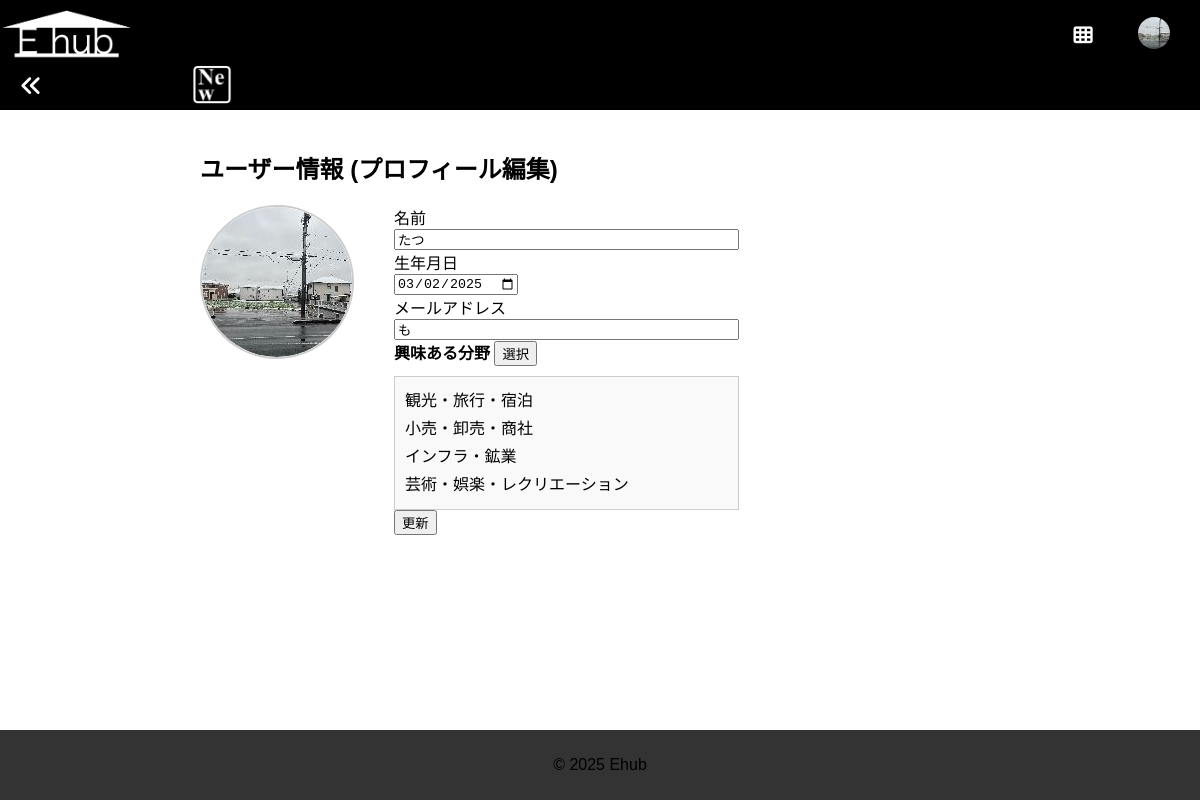
/user_profile (signed in), run on the app's committed database.
### models.py (models this page shows, shortened)
class User(UserMixin, db.Model):
    __tablename__ = 'user'  # 明示的にテーブル名を指定
    id = db.Column(db.Integer, primary_key=True)
    username = db.Column(db.String(64), nullable=False, unique=True)
    password_hash = db.Column(db.String(128), nullable=False)
    name = db.Column(db.String(100))
    birthdate = db.Column(db.Date)
    email = db.Column(db.String(120))
    topphoto = db.Column(db.String(255))  # 例: "user_1_topphoto.png"
    interests = db.relationship(
        'Category',
        secondary=user_interests,
        backref='users',
        lazy='dynamic'
    )
    ideas = db.relationship('Idea', backref='author', lazy='dynamic')
    notifications = db.relationship(
        'Notification',
        foreign_keys='Notification.user_id',
        backref='recipient',
        lazy='dynamic'
    )
    followers = db.relationship(
        'User',
        secondary=user_follows,
        primaryjoin=(user_follows.c.followed_id == id),
        secondaryjoin=(user_follows.c.follower_id == id),
        backref=db.backref('following', lazy='dynamic'),
        lazy='dynamic'
    )

class Category(db.Model):
    id = db.Column(db.Integer, primary_key=True)
    name = db.Column(db.String(64), nullable=False, unique=True)

### app.py (the view, shortened to what this page needs)
@app.route('/user_profile', methods=['GET', 'POST'])
@login_required
def user_profile():
    form = UserProfileForm(obj=current_user)
    all_categories = Category.query.order_by(Category.id).all()
    user_interests = current_user.interests.all()
    return render_template(
        'user_profile.html',
        form=form,
        all_categories=all_categories,
        user_interests=user_interests
    )

### forms.py
class UserProfileForm(FlaskForm):
    name = StringField('名前', validators=[DataRequired()])
    birthdate = DateField('生年月日', format='%Y-%m-%d', validators=[DataRequired()])
    email = StringField('メールアドレス', validators=[DataRequired()])
    topphoto = FileField('Topphoto')  # 写真アップロード用
    interests = SelectMultipleField(
        '興味のある分野',
        coerce=int,
        option_widget=CheckboxInput(),
        widget=ListWidget(prefix_label=False)
    )
    submit = SubmitField('更新')

### app.py (called while the page is built)
@login_manager.user_loader
def load_user(user_id):
    return User.query.get(int(user_id))

### templates/user_profile.html (shortened to what this page needs)
{% extends "base.html" %}
{% block content %}
<div class="profile-edit-container">
  <h2 class="profile-header-title">ユーザー情報 (プロフィール編集)</h2>
  <div class="profile-layout">
    <div class="profile-photo-side">
      <div class="profile-photo-container" id="profilePhotoContainer">
        <img id="profilePhotoPreview"
             src="{% if current_user.topphoto %}
                    {{ url_for('static', filename='uploads/' ~ current_user.topphoto) }}
                  {% else %}
                    {{ url_for('static', filename='images/default_user.png') }}
                 {% endif %}"
             alt="Profile Photo">
      </div>
    </div>
    <div class="profile-form-side">
      <form method="POST" enctype="multipart/form-data">
        <div>
          {{ form.name.label }}<br>
          {{ form.name(size=40) }}
        </div>
        <div>
          {{ form.birthdate.label }}<br>
          {{ form.birthdate() }}
        </div>
        <div>
          {{ form.email.label }}<br>
          {{ form.email(size=40) }}
        </div>
        <div>
          <strong>興味ある分野</strong>
          <button type="button" id="selectInterestsBtn">選択</button>
          <div id="selectedInterestsDisplay" class="interests-display">
            {% if user_interests %}
              {% for cat in user_interests %}
                <div>{{ cat.name }}</div>
              {% endfor %}
            {% else %}
              <div>まだ選択されていません。</div>
            {% endif %}
          </div>
        </div>
        <button type="submit">更新</button>
      </form>
    </div>
  </div>
</div>
<link rel="stylesheet" href="{{ url_for('static', filename='css/cropper.min.css') }}">
{% endblock %}

### templates/base.html (shortened to what this page needs)
<!DOCTYPE html>
<html lang="ja">
<head>
    <link rel="stylesheet"
      href="https://cdnjs.cloudflare.com/ajax/libs/font-awesome/6.2.0/css/all.min.css"
 />
    <link rel="stylesheet" href="{{ url_for('static', filename='style.css') }}">
</head>
<body class="{{ body_class|default('') }}">
    <header>
        <div class="header-left">
            <h1>
                <a href="{{ url_for('index') }}">
                    <img src="{{ url_for('static', filename='images/ehub_logo.png') }}"
                        alt="Ehub Logo"
                        class="ehub-logo">
                </a>
            </h1>
        </div>
        <div class="header-right" style="display: flex; align-items: center; justify-content: flex-end; gap: 15px;">
          <div class="app-menu-container">
              <button type="button" class="app-menu-btn">
                  <i class="fa-solid fa-th"></i>
              </button>
          </div>
          {% if current_user.is_authenticated %}
          <div class="user-settings-container">
              <a href="{{ url_for('my_user_info') }}">
                  {% if current_user.topphoto %}
                      <img src="{{ url_for('static', filename='uploads/' ~ current_user.topphoto) }}"
                          alt="Profile"
                          class="topphoto-icon">
                  {% else %}
                      <i class="fa-solid fa-user"></i>
                  {% endif %}
              </a>
          </div>
          {% endif %}
      </div>
      <a href="javascript:history.back();" class="back-button-link">
        <i class="fa-solid fa-angles-left"></i>
      </a>
      <a href="{{ url_for('recent_page') }}" class="recent-icon-link">
        <img src="{{ url_for('static', filename='images/new_recent_icon.png') }}"
            alt="New"
            class="recent-icon-img" />
      </a>
    </header>
    <main>
        {% block content %}{% endblock %}
    </main>
    <footer>
        <p>&copy; 2025 Ehub</p>
    </footer>
</body>
</html>

### static/style.css (style rules this page uses)
body { font-family: Arial, sans-serif; margin: 0; padding: 0; background-color: #fff; color: #000; }
.header, nav, main { padding: 20px; }
html, body { margin: 0; padding: 0; box-sizing: border-box; }
header { background: #000; padding: 20px; display: flex; justify-content: space-between; align-items: center; position: fixed; top: 0; height: 110px; left: 0; right: 0; z-index: 9999; }
.header-left h1, .header-left h1 a { margin: 0; color: #333; text-decoration: none; font-size: 1.5em; }
.header-right a { margin-left: 15px; text-decoration: none; color: #333; font-size: 0.9em; }
main { background-color: #fff; height: calc(100vh - (110px + 0px)); overflow-y: auto; overflow-x: hidden; width: 100%; max-width: none; margin: 0; padding: 0; box-sizing: border-box; padding-top: 110px !important; padding-bottom: 0px; margin-bottom: 0 !important; }
footer { background-color: #333; position: fixed; left: 0; right: 0; bottom: 0; text-align: center; font-size: 1.0em; margin: 0 !important; padding: 10px; box-sizing: border-box; }
.app-menu-container { position: relative; display: inline-block; z-index: 999999 !important; margin-right: 15px; }
.app-menu-btn { background: none; border: none; cursor: pointer; font-size: 1.2em; color: #333; text-decoration: none; padding: 0; }
.user-settings-container { position: relative; display: inline-block; margin-left: 15px; }
body { font-family: Arial, sans-serif; margin: 0; padding: 0; }

### templates/base.html (style rules this page uses)
.header-left h1 { margin: 0; }
.header-left h1 a { text-decoration: none; color: #333; }
.header-right a { margin-left: 20px; text-decoration: none; color: #333; }
.ehub-logo { max-height: 50px; height: auto; width: auto; display: block; }
body { margin: 0; padding: 0; font-family: Arial, sans-serif; }
header { background: #000; padding: 0px; display: flex; justify-content: space-between; align-items: center; position: fixed; top: 0; left: 0; right: 0; z-index: 9999; height: 110px; }
.header-right { display: flex; align-items: center; justify-content: flex-end; gap: 15px; }
.app-menu-container { position: relative; display: inline-block; margin-right: 15px; }
.app-menu-btn { background: none; border: none; cursor: pointer; font-size: 1.2em; color: #fff; width: 40px; height: 40px; display: flex; align-items: center; justify-content: center; }
.user-settings-container { position: relative; display: inline-block; margin-left: 15px; }
.topphoto-icon { width: 32px; height: 32px; position: relative; left: -30px; border-radius: 50%; object-fit: cover; }
.app-menu-btn { background: none; border: none; cursor: pointer; font-size: 1.2em; color: #fff; }
.ehub-logo, .app-menu-container, .user-settings-container { transform: translateY(-20px); }
.back-button-link { position: absolute; bottom: 10px; left: 20px; color: #fff; font-size: 1.4em; text-decoration: none; transform: none; }
.recent-icon-link { position: absolute; bottom: 5px; left: 16%; width: 40px; height: 40px; text-decoration: none; cursor: pointer; }
.recent-icon-img { width: 100%; height: auto; border-radius: 5px; display: block; }

### templates/user_profile.html (style rules this page uses)
.profile-edit-container { max-width: 800px; margin: 0 auto; padding: 20px; background: #fff; color: #000; }
.profile-header-title { font-size: 1.5em; margin-bottom: 20px; text-align: left; }
.profile-layout { display: flex; align-items: flex-start; gap: 40px; }
.profile-photo-side { flex: 0 0 auto; }
.profile-photo-container { position: relative; width: 150px; height: 150px; border-radius: 50%; overflow: hidden; cursor: pointer; border: 2px solid #ccc; }
.profile-photo-container img { width: 100%; height: 100%; object-fit: cover; display: block; border-radius: 50%; }
.interests-display { margin-top: 10px; padding: 10px; border: 1px solid #ccc; background: #f9f9f9; min-height: 40px; }
.interests-display div { margin-bottom: 4px; text-align: left; }

### data on the page
User: topphoto (picture), name "たつ", birthdate "03/02/2025", email "も"
Category: name "観光・旅行・宿泊"
Category: name "小売・卸売・商社"
Category: name "インフラ・鉱業"
Category: name "芸術・娯楽・レクリエーション"
